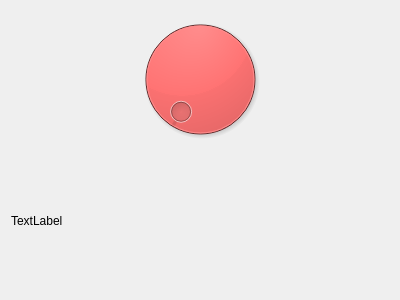
<?xml version="1.0" encoding="UTF-8"?>
<ui version="4.0">
 <class>Form</class>
 <widget class="QWidget" name="Form">
  <property name="geometry">
   <rect>
    <x>0</x>
    <y>0</y>
    <width>400</width>
    <height>300</height>
   </rect>
  </property>
  <property name="windowTitle">
   <string>Dial</string>
  </property>
  <layout class="QVBoxLayout" name="verticalLayout_2">
   <item>
    <layout class="QVBoxLayout" name="verticalLayout">
     <item>
      <widget class="QDial" name="dial">
       <property name="styleSheet">
        <string notr="true">QDial{
background-color:red;
}</string>
       </property>
      </widget>
     </item>
     <item>
      <widget class="QLabel" name="label">
       <property name="text">
        <string>TextLabel</string>
       </property>
      </widget>
     </item>
    </layout>
   </item>
  </layout>
 </widget>
 <resources/>
 <connections/>
</ui>
